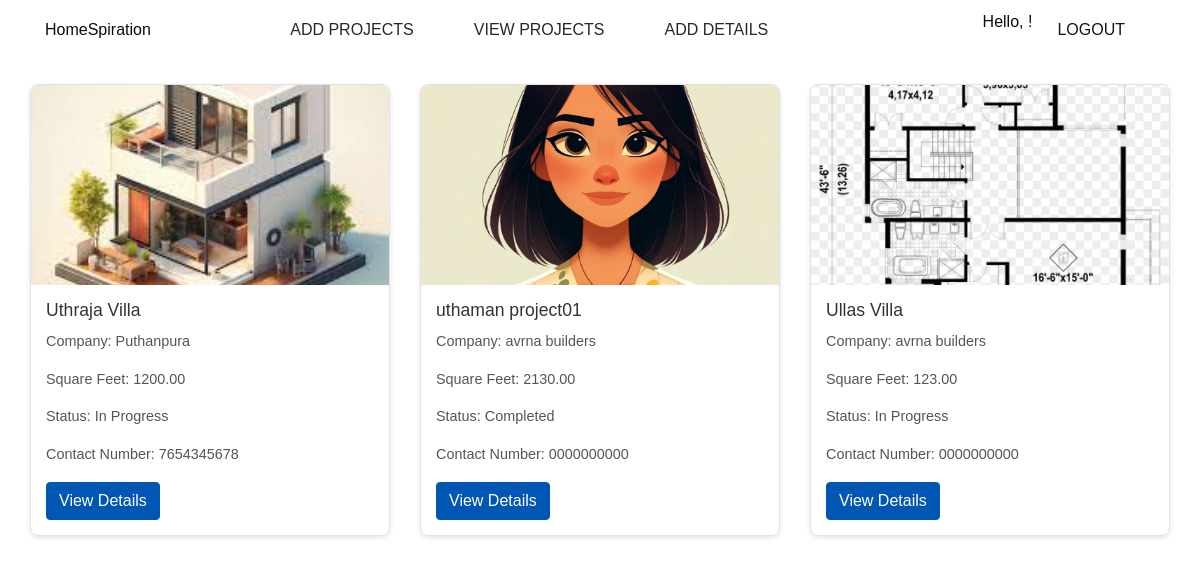
Page /show-projects/ on the committed database.
### my_app/models.py (models this page shows, shortened)
class Project(models.Model):
    professional = models.ForeignKey(Professional, on_delete=models.CASCADE, related_name='projects',blank=True, null=True)
    project_id = models.AutoField(primary_key=True)
    project_name = models.CharField(max_length=100)
    client_name = models.CharField(max_length=100)
    address = models.TextField()
    start_date = models.DateField()
    expected_end_date = models.DateField()
    total_expected_duration = models.DurationField(help_text="Expected duration in days.")
    cost_of_construction = models.DecimalField(max_digits=12, decimal_places=2)
    image_of_building = models.ImageField(upload_to='projects/buildings/', blank=True, null=True)
    image_of_map = models.ImageField(upload_to='projects/maps/', blank=True, null=True)
    square_feet = models.DecimalField(max_digits=10, decimal_places=2)
    engineer_name = models.CharField(max_length=100, blank=True, null=True)
    contact_number = models.CharField(max_length=20, default='0000000000')
    status = models.CharField(max_length=20, choices=[
        ('Not Started', 'Not Started'),
        ('In Progress', 'In Progress'),
        ('Completed', 'Completed'),
    ], default='Not Started')
    description = models.TextField(blank=True, null=True)
    additional_notes = models.TextField(blank=True, null=True)
    class Meta:
        ordering = ['start_date']
        verbose_name = 'Project'
        verbose_name_plural = 'Projects'

class Professional(models.Model):
    user = models.OneToOneField(User, on_delete=models.CASCADE, primary_key=True)
    company_name = models.CharField(max_length=100)
    profile_photo = models.ImageField(upload_to='professional_profile_photos/', blank=True, null=True)
    cover_photo = models.ImageField(upload_to='professional_cover_photos/', blank=True, null=True)
    phone_number = models.CharField(max_length=15)
    country = models.CharField(max_length=100)
    state = models.CharField(max_length=100)
    city = models.CharField(max_length=100)
    pincode = models.CharField(max_length=20)
    license_document = models.FileField(upload_to='license_documents/', blank=True, null=True)
    license_number = models.CharField(max_length=100)
    company_verified = models.BooleanField(default=False)  # Field for admin to verify the company
    class CompanyType(models.TextChoices):
        LOCAL_BUILDER = 'LB', 'Local Builder'
        LOCAL_RETAILER = 'LR', 'Local Retailer'
        INTERNATIONAL_BUILDER = 'IB', 'International Builder'
        INTERNATIONAL_RETAILER = 'IR', 'International Retailer'
    company_type = models.CharField(max_length=2, choices=CompanyType.choices)

### my_app/views.py (the view)
# urls.py: path('show-projects/', views.show_projects, name='show_projects'),
def show_projects(request):
    projects = Project.objects.all()
    return render(request, 'show_projects.html', {'projects': projects})

### Templates/show_projects.html (shortened to what this page needs)
{% load static %}
<!DOCTYPE html>
<html>
<head>
  <link rel="stylesheet" type="text/css" href="{% static '/css/bootstrap.css' %}" />
  <link href="{% static '/css/font-awesome.min.css' %}" rel="stylesheet" />
  <link href="{% static '/css/style.css' %}" rel="stylesheet" />
  <link href="{% static '/css/responsive.css' %}" rel="stylesheet" />
</head>
<body class="sub_page">
  <div class="hero_area">
    <header class="header_section long_section px-0">
      <nav class="navbar navbar-expand-lg custom_nav-container ">
            HomeSpiration
        <div class="collapse navbar-collapse" id="navbarSupportedContent">
          <div class="d-flex mx-auto flex-column flex-lg-row align-items-center">
            <ul class="navbar-nav  ">
              <li class="nav-item active">
                <a class="nav-link" href="{% url 'add_project' %}"> Add Projects</a>
              </li>
              <li class="nav-item">
                <a class="nav-link" href="{% url 'show_projects' %}">view Projects</a>
              </li>
              <li class="nav-item">
                <a class="nav-link" href="">Add Details</a>
              </li>
            </ul>
          </div>
          <div class="quote_btn-container">
            <p> Hello, {{ user.username }}!</p>
            <a href="{% url 'logout' %}">
                <span>
                  Logout
                </span>
              </a>
          </div>
        </div>
      </nav>
    </header>
  </div>
        <div class="container mt-4">
    <div class="row">
      {% for project in projects %}
      <div class="col-md-4 mb-4">
          <div class="project-card">
              {% if project.image_of_building %}
              <img src="{{ project.image_of_building.url }}" class="card-img-top" alt="Building Image">
              {% endif %}
              <div class="card-body">
                  <h5 class="card-title">{{ project.project_name }}</h5>
                  <p class="card-text">Company: {{ project.professional.company_name }}</p>
                  <p class="card-text">Square Feet: {{ project.square_feet }}</p>
                  <p class="card-text">Status: {{ project.status }}</p>
                  <p class="card-text">Contact Number: {{ project.contact_number }}</p>
                  <a href="{% url 'project_detail' project.project_id %}" class="btn btn-primary">View Details</a>
              </div>
          </div>
      </div>
      {% endfor %}
  </div>
</div>
</body>
</html>

### static/css/style.css (style rules this page uses)
body { font-family: "Poppins", sans-serif; color: #0c0c0c; background-color: #ffffff; overflow-x: hidden; }
.long_section { margin-left: 45px; margin-right: 45px; padding-left: 15px; padding-right: 15px; }
.hero_area { min-height: 100vh; position: relative; display: -webkit-box; display: -ms-flexbox; display: flex; -webkit-box-orient: vertical; -webkit-box-direction: normal; -ms-flex-direction: column; flex-direction: column; }
.sub_page .hero_area { min-height: auto; }
.header_section { background-color: #ffffff; }
.custom_nav-container .navbar-nav .nav-item .nav-link { padding: 3px 15px; margin: 10px 15px; color: #272727; text-align: center; text-transform: uppercase; }
a, a:hover, a:focus { text-decoration: none; }
.btn, .btn:focus { outline: none !important; -webkit-box-shadow: none; box-shadow: none; }
.custom_nav-container { z-index: 99999; padding: 5px 0; }
.quote_btn-container { display: -webkit-box; display: -ms-flexbox; display: flex; -webkit-box-align: center; -ms-flex-align: center; align-items: center; }
.quote_btn-container a { color: #151515; margin-right: 25px; text-transform: uppercase; }
.quote_btn-container a span { margin-right: 5px; }

### static/css/responsive.css (style rules this page uses)
@media (min-width: 1200px) { .container { max-width: 1170px; } }

### Templates/show_projects.html (style rules this page uses)
.project-card { border: 1px solid #e1e1e8; border-radius: 8px; box-shadow: 0 2px 5px rgba(0, 0, 0, 0.1); transition: transform 0.3s ease-in-out, box-shadow 0.3s ease-in-out; }
.card-img-top { width: 100%; height: 200px; object-fit: cover; border-top-left-radius: 8px; border-top-right-radius: 8px; }
.card-body { padding: 15px; }
.card-title { font-size: 1.1rem; margin-bottom: 10px; color: #333; }
.card-text { font-size: 0.9rem; line-height: 1.5; color: #555; }
.btn-primary { background-color: #0056b3; border-color: #0056b3; }

### rows in the picture
Project: image_of_building (picture), project_name "Uthraja Villa", professional.company_name "Puthanpura", square_feet "1200.00", status "In Progress", contact_number "7654345678"
Project: image_of_building (picture), project_name "uthaman project01", professional.company_name "avrna builders", square_feet "2130.00", status "Completed", contact_number "0000000000"
Project: image_of_building (picture), project_name "Ullas Villa", professional.company_name "avrna builders", square_feet "123.00", status "In Progress", contact_number "0000000000"
